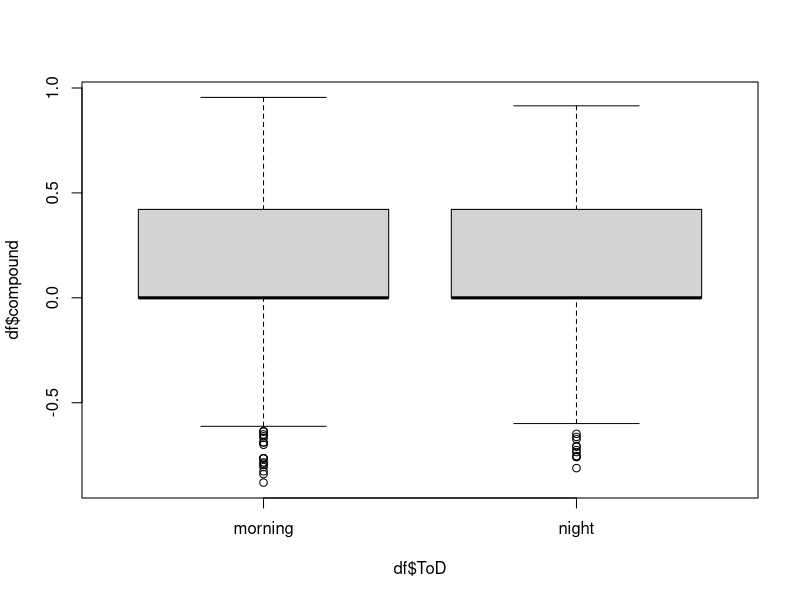

R code for this plot: (Note: this script raises an error after producing the figure.)
library(wordcloud)

#==============================================================================
# For the 2 samples T-test
#==============================================================================
df <- read.csv('data_sentiment.csv')
boxplot(df$compound ~ df$ToD)
t.test(df$compound ~ df$ToD)

#==============================================================================
# Word cloud
#==============================================================================
wc_morn <- scan('data_wc_morn.csv', what="", sep=',', skip=1)
wordcloud(wc_morn, max.words=100, col=rainbow(12))
wc_night <- scan('data_wc_night.csv', what="", sep=',', skip=1)
wordcloud(wc_night, max.words=100, col=rainbow(12))
